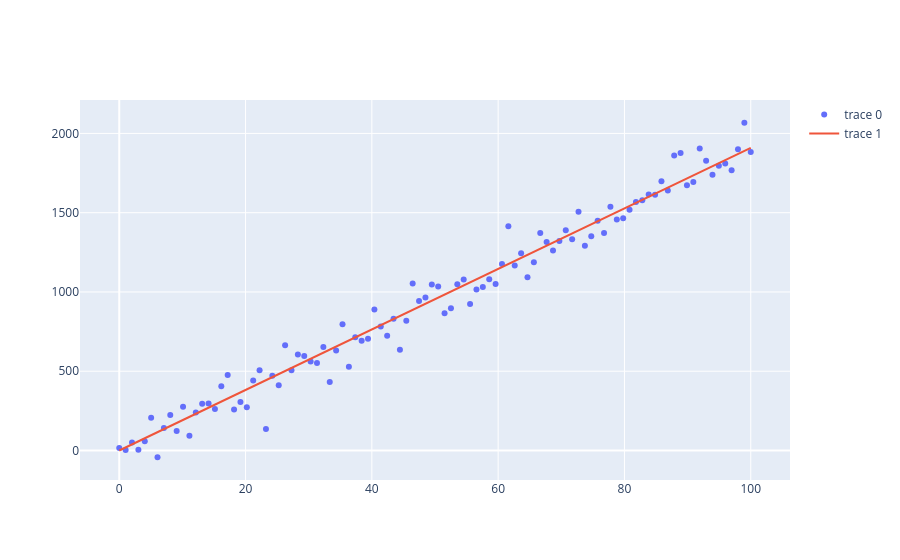

The cell this chart's notebook holds for it:
### Code cell
y_hat = linear_regression.forward(x=x)

fig = go.Figure()

fig.add_trace(go.Scatter(
    x=x,
    y=y,
    mode="markers",
))

fig.add_trace(go.Scatter(
    x=x,
    y=y_hat.ravel(),
    mode="lines",
))

fig.show()
